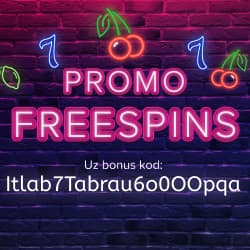
#> input picture 1733695040563_Taboo.jpg, 250 x 250 px
$ python test.py
#> lines starting #> are read from the running program, lines starting #| are printed output that depends on the picture
from PIL import Image
import matplotlib.pyplot as plt
from matplotlib.widgets import RectangleSelector

# Path to the image you want to crop
image_path = '1733695040563_Taboo.jpg'  # Replace with the path to your image

# Load the image
img = Image.open(image_path)
#> img is the input picture: PIL image 250x250 RGB; mean R, G, B 76.6, 36.6, 82.6

# Convert to RGB if needed (for better handling)
img = img.convert('RGB')

# Function to be called when the user selects the region for cropping
def onselect(eclick, erelease):
    # Get the coordinates of the rectangle drawn by the user
    x1, y1 = eclick.xdata, eclick.ydata
    x2, y2 = erelease.xdata, erelease.ydata

    # Print the coordinates to the terminal
    print(f"Cropping coordinates: left={x1}, upper={y1}, right={x2}, bottom={y2}")

    # Optionally, you can crop and show the selected area
    cropped_img = img.crop((x1, y1, x2, y2))

    # Show the cropped image
    plt.imshow(cropped_img)
    plt.title(f"Cropped Region: left={x1}, upper={y1}, right={x2}, bottom={y2}")
    plt.show()

# Create a plot to display the image
fig, ax = plt.subplots()
ax.imshow(img)

# Create a RectangleSelector to select the region for cropping
rectangle_selector = RectangleSelector(ax, onselect, useblit=True,
                                      button=[1],  # Left mouse button
                                      minspanx=5, minspany=5, spancoords='pixels',
                                      interactive=True)

plt.show()
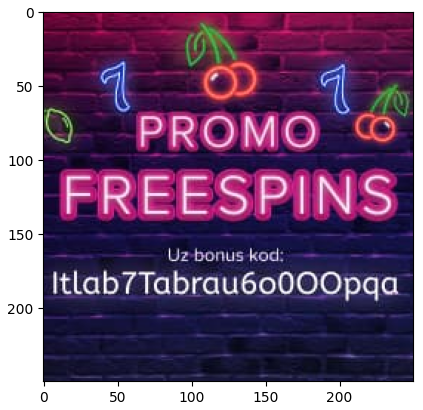
#> figure drawn by matplotlib, 1 panel
